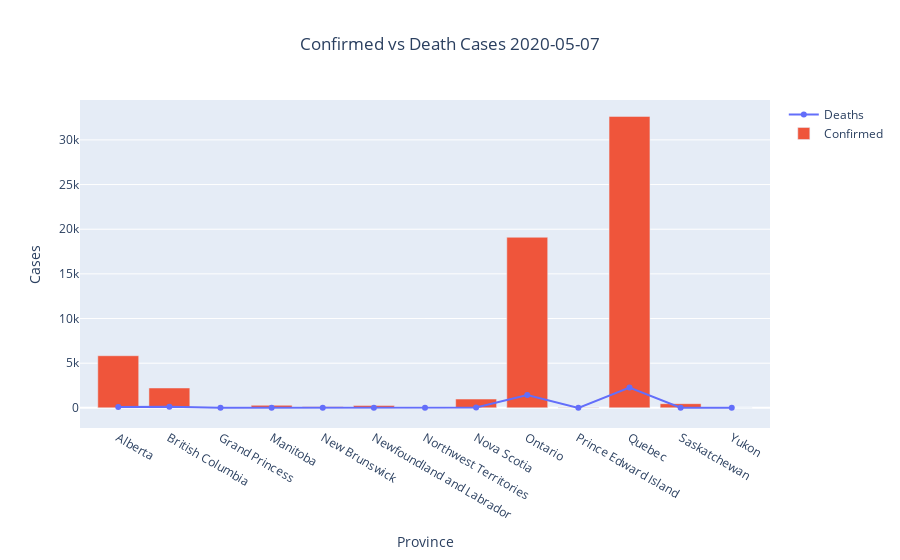

Notebook code cell kept with this figure:
### Code cell
graph_one=[]
import plotly.graph_objects as go
graph_one = go.Figure()

graph_one.add_trace(
    go.Scatter(
        x=canada4['Province'],
        y=canada4['Deaths'],
        name="Deaths"
    ))

graph_one.add_trace(
    go.Bar(
        x=canada4['Province'],
        y=canada4['Confirmed'],
        name="Confirmed"
    ))
graph_one.update_layout(title_text='Confirmed vs Death Cases ' + str(datetime.datetime.today().date()), title_x=0.5)
graph_one.update_xaxes(title_text='Province')
graph_one.update_yaxes(title_text='Cases')
graph_one.show()

### Figure 1 — Plotly figure (JSON) as saved in the notebook; plotly's stock layout.template omitted (floating-point values rounded to 4 significant figures)
{"data": [{"name": "Deaths", "type": "scatter", "x": ["Alberta", "British Columbia", "Grand Princess", "Manitoba", "New Brunswick", "Newfoundland and Labrador", "Northwest Territories", "Nova Scotia", "Ontario", "Prince Edward Island", "Quebec", "Saskatchewan", "Yukon"], "y": [104, 117, 0, 6, 0, 3, 0, 38, 1446, 0, 2281, 7, 0]}, {"name": "Confirmed", "type": "bar", "x": ["Alberta", "British Columbia", "Grand Princess", "Manitoba", "New Brunswick", "Newfoundland and Labrador", "Northwest Territories", "Nova Scotia", "Ontario", "Prince Edward Island", "Quebec", "Saskatchewan", "Yukon"], "y": [5836, 2224, 13, 283, 118, 259, 5, 985, 19097, 27, 32631, 467, 11]}], "layout": {"title": {"text": "Confirmed vs Death Cases 2020-05-07", "x": 0.5}, "xaxis": {"title": {"text": "Province"}}, "yaxis": {"title": {"text": "Cases"}}}}
